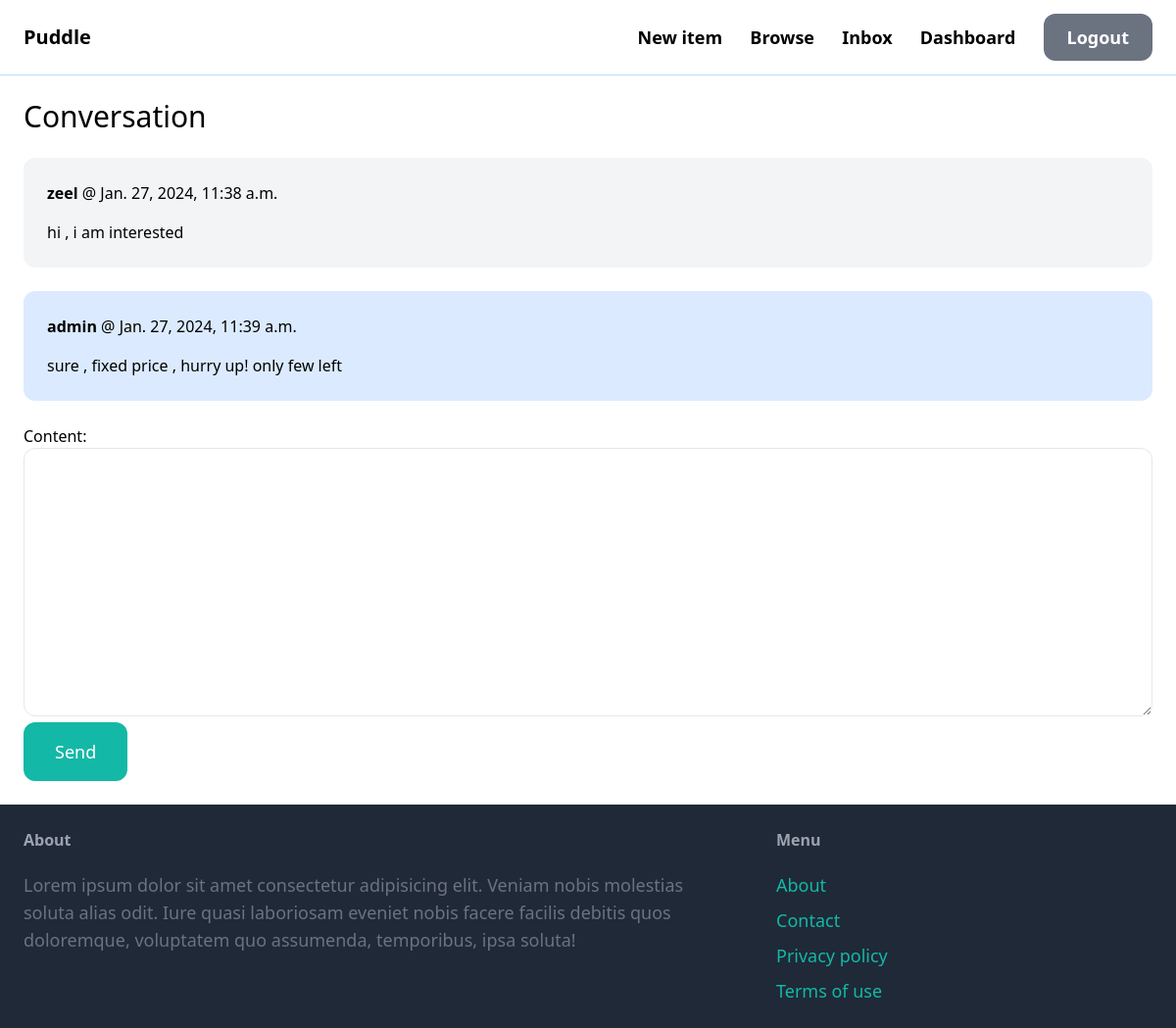
/inbox/5/ (signed in), run on the app's committed database.
### conversation/models.py (models this page shows)
class ConversationMessage(models.Model):
    conversation=models.ForeignKey(Conversation,related_name='messages',on_delete=models.CASCADE)
    content=models.TextField()
    created_at=models.DateTimeField(auto_now_add=True)
    created_by=models.ForeignKey(User,related_name='created_messages',on_delete=models.CASCADE)

### conversation/views.py (the view)
# urls.py: path('<int:pk>/',detail, name='detail'),
@login_required
def detail(request, pk):
    conversation = Conversation.objects.filter(members__in=[request.user.id]).get(pk=pk)
    if request.method == 'POST':
        form = ConversationMessageForm(request.POST)
        if form.is_valid():
            conversation_message = form.save(commit=False)
            conversation_message.conversation = conversation
            conversation_message.created_by = request.user
            conversation_message.save()
            conversation.save()
            return redirect('conversation:detail', pk=pk)
    else:
        form = ConversationMessageForm()
    return render(request, 'conversation/detail.html', {
        'conversation': conversation,
        'form': form
    })

### conversation/forms.py
class ConversationMessageForm(forms.ModelForm):
    class Meta:
        model=ConversationMessage
        fields=('content',)
        widgets={
            'content':forms.Textarea(attrs={
                'class': 'w-full py-4 px-6 rounded-xl border'
            })
        }

### conversation/templates/conversation/detail.html (shortened to what this page needs)
{% extends 'core/base.html' %}
{% block content %}
<h1 class="mb-6 text-3xl">Conversation</h1>
<div class="space-y-6">
    {% for message in conversation.messages.all %}
        <div class="p-6 flex {% if message.created_by == request.user %}bg-blue-100{% else %}bg-gray-100{% endif %} rounded-xl">
            <div>
                <p class="mb-4"><strong>{{ message.created_by.username }}</strong> @ {{ message.created_at }}</p>
                <p>{{ message.content }}</p>
            </div>
        </div>
    {% endfor %}
</div>
<form method="post" action="." class="mt-6">
    {{ form.as_p }}
    <button class="py-4 px-8 text-lg bg-teal-500 hover:bg-teal-700 rounded-xl text-white">Send</button>
</form>
{% endblock %}

### data on the page
ConversationMessage: created_by.username "zeel", created_at "Jan. 27, 2024, 11:38 a.m.", content "hi , i am interested"
ConversationMessage: created_by.username "admin", created_at "Jan. 27, 2024, 11:39 a.m.", content "sure , fixed price , hurry up! only few left"
